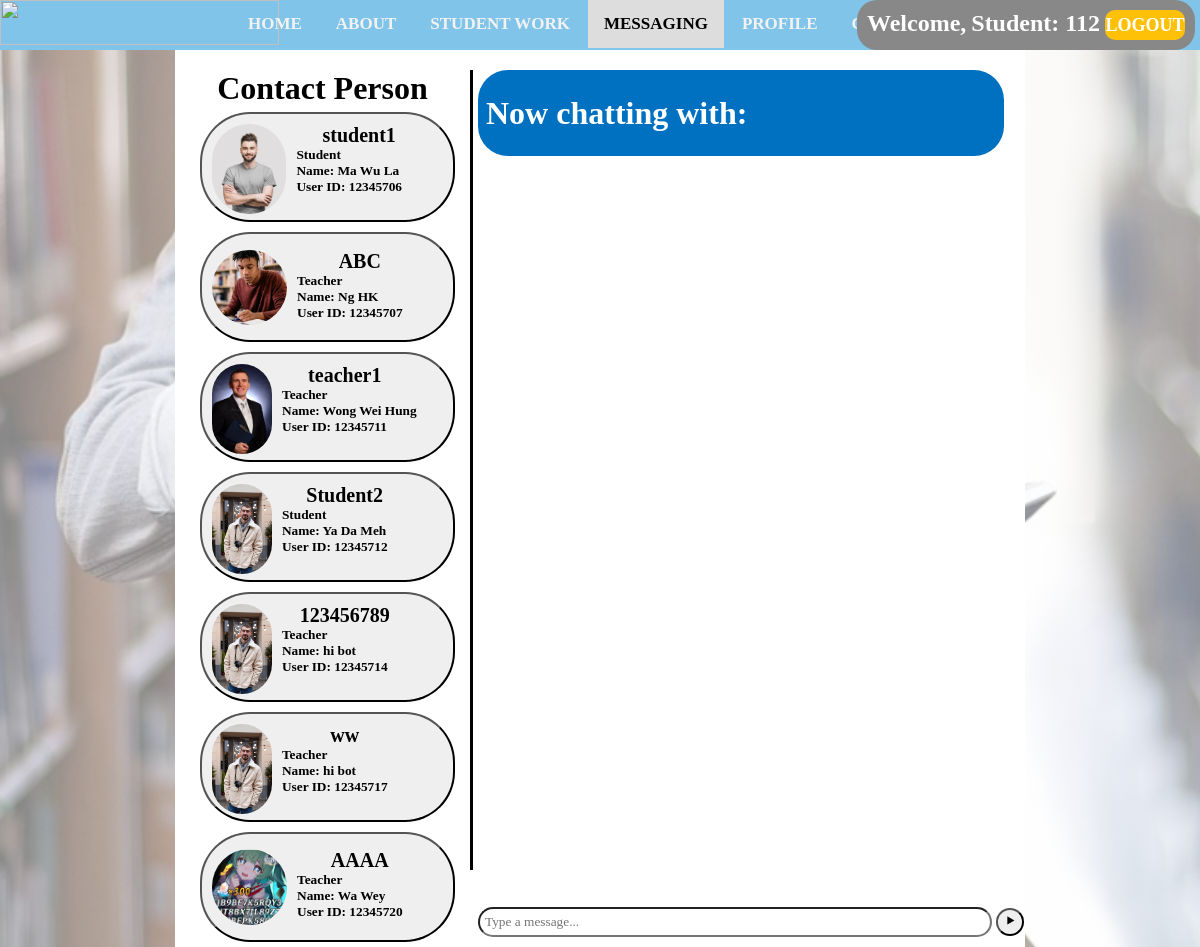
The app's page /login_system/logged_in/message/index.php (signed in) with its own data.
### tables this page shows
CREATE TABLE `users` (
  `id` int(11) NOT NULL,
  `username` varchar(50) NOT NULL,
  `role` enum('Staff','Student','Teacher') NOT NULL,
  `password` varchar(255) NOT NULL
);

CREATE TABLE `student` (
  `user_id` int(11) NOT NULL,
  `student_id` varchar(20) NOT NULL,
  `firstName` varchar(255) DEFAULT NULL,
  `lastName` varchar(50) DEFAULT NULL,
  `dateOfBirth` varchar(10) DEFAULT NULL,
  `gender` varchar(10) DEFAULT NULL,
  `gradelevel` varchar(20) DEFAULT NULL,
  `logo_path` varchar(50) NOT NULL,
  `programme` varchar(50) NOT NULL,
  `intake_year` int(4) NOT NULL,
  `address` varchar(255) DEFAULT NULL,
  `email` varchar(50) NOT NULL,
  `phoneNumber` varchar(20) DEFAULT NULL,
  `guardian_info` varchar(50) DEFAULT NULL,
  `create_dt` datetime DEFAULT CURRENT_TIMESTAMP,
  `modify_dt` datetime DEFAULT CURRENT_TIMESTAMP ON UPDATE CURRENT_TIMESTAMP
);

CREATE TABLE `teacher` (
  `user_id` int(11) NOT NULL,
  `teacher_id` varchar(20) NOT NULL,
  `firstName` varchar(255) DEFAULT NULL,
  `lastName` varchar(50) DEFAULT NULL,
  `dateOfBirth` varchar(10) DEFAULT NULL,
  `logo_path` varchar(50) NOT NULL,
  `gender` varchar(10) DEFAULT NULL,
  `qualification` varchar(255) DEFAULT NULL,
  `exp` varchar(10) DEFAULT NULL,
  `dept` varchar(50) DEFAULT NULL,
  `phone_num` varchar(20) DEFAULT NULL,
  `email_addr` varchar(20) DEFAULT NULL,
  `create_dt` datetime DEFAULT CURRENT_TIMESTAMP,
  `modify_dt` datetime DEFAULT CURRENT_TIMESTAMP ON UPDATE CURRENT_TIMESTAMP
);

### login_system/logged_in/message/index.php (the view, shortened to what this page needs)
<?php
$servername = "127.0.0.1";
$db_username = "root";
$db_password = "";
$dbname = "sms";
try {
    $pdo1 = new PDO("mysql:servername=$servername;dbname=$dbname", $db_username, $db_password);
    $pdo1->setAttribute(PDO::ATTR_ERRMODE, PDO::ERRMODE_EXCEPTION);
	$id = $_SESSION['user_id'];
	$stmt_1 = $pdo1->query("SELECT distinct id,username,role FROM users where id != $id  order by id asc");
	$items = $stmt_1->fetchAll(PDO::FETCH_ASSOC);
} catch (PDOException $e) {
    echo "Connection failed[username]: " . $e->getMessage();
    exit;
}
?>
<!DOCTYPE html>
<html lang="en">
<head>
</head>
<body>
<div class="navbar">
<div class="icon">
    <img src="https://www.hkit.edu.hk/en/images/logo_ebooklet.png" width ="279" height="45" >
</div>
<div class="menu">
    <ul>
		<li><a href="../home_page.php">HOME</a></li>
		<li><a href="../about_us_page.php">ABOUT</a></li>
		<li><a href="../student_work/student_work.php" >STUDENT WORK</a></li>
		<li><a href="../message/index.php"style="background: #ddd; color: black;">MESSAGING</a></li>
		<li><a href="../edit_profile/profile_page.php">PROFILE</a></li>
		<li><a href="../contact_us_page.php">CONTACT US</a></li>
    </ul>
</div>
</div>
<div class="TopRightCorner">
                <div style="line-height:27px; font-size:24px;margin-right:5px;"><b>Welcome,</b></div>
                <b><div id="session_username" style="font-size:24px;margin-right:5px;"> <?php echo $_SESSION['role']; ?>: <?php echo $_SESSION['username']; ?></div></b>
                <a href="logout.php"><button id="LoginPage"><b>LOGOUT</b></button></a>
            </div>
<div class = "CenteredPannel">
    <div class="contact_person_container">
        <h1 style="text-align:center;">Contact Person</h1>
        <?php foreach ($items as $item): ?>
			<button class="contact_person" onclick="selectContactPerson(event)" value="<?php echo $item['id']; ?>">
					<?php
                    $servername = "127.0.0.1";
                    $username = "root";
                    $password = "";
                    $dbname = "sms";
                    $conn = new mysqli($servername, $username, $password, $dbname);
                    $sql = "SELECT * FROM ".$item["role"]." where user_id='" . $item["id"]."'";
                    $result = $conn->query($sql);
                    if ($result->num_rows > 0) {
                        while ($row = $result->fetch_assoc()) {
                            $logopath="../../../images/".$item["role"]."/".$row["logo_path"];
                            $name=$row["lastName"]." ".$row["firstName"];
                        }
                    }
                    echo '<img src="'.$logopath.'" style="max-width:75px;max-height:90px;border-radius:50px;float:left;padding:10px;">
                    <b><div class="contact_person_name" style="margin-top:10px;float:left;font-size:20px;width:50%;float:left;max-height:34.5px;maxlength="14" ">'
                        .$item['username'].'</div><div class="details">'.$item['role'].'';
                        echo '<br>Name: '.$name.'<br>User ID: '.$item["id"].'</div></b>';
            ?>
        </button>
        <?php endforeach; ?>
    </div>
<div class="chat-container">
    <div class="chatting_to"style="background-color: #0070c0;">
        <div class="chat-header">
            <h1>Now chatting with:</h1>
        </div>
    </div>
    <div style="bottom:10px; float:left;position:fixed;">
        <input type="text" id="message" placeholder="Type a message..." required style="width:500px;border-radius:30px;padding:5px;cursor: auto;">
        <button id="send" class="send_button"><b>	&#11208;</b></button>
    </div>
        </div>
</div>
</body>
</html>

### login_system/logged_in/message/index.php (style rules this page uses)
* { margin: 0; padding: 0; font-family:Calibri; }
body { background-image: linear-gradient(to top, rgba(255, 255, 255, 0.5)50%,rgba(255, 255, 255, 0.5)50%), url(../../../images/background\ image.png); background-repeat: repeat; background-attachment: fixed; background-size: cover; }
.navbar { height :50px; position: fixed; top: 0; width: 100%; background-color: #80c4e9; }
.navbar a { max-height: 20px; float: left; display: block; color: #f2f2f2; text-align: center; padding: 14px 16px; text-decoration: none; font-size: 17px; }
ul { float: left; display: flex; position:absolute; justify-content: center; align-items: center; }
ul li { list-style: none; margin-left: 2px; margin-top: 0px; font-size: 14px; }
ul li a { text-decoration: none; color: #fff; font-weight: bold; transition: 0.4s ease-in-out; }
.icon { width: 200px; float: left; height: 70px; }
.menu { padding-left: 30px; height:50px; float: left; text-align: center; }
.CenteredPannel { padding-top:70px; width: 850px; height: 800px; background-color: #fff; margin: auto; }
#LoginPage { width: 80px; max-width:80px; height: 30px; background: #ffc107; border: none; margin-top: 30px; font-size: 18px; border-radius: 10px; cursor: pointer; transition: 0.4s ease; color: #fff; margin:0px; text-align:center; }
#session_username { font-size:28px;margin-right:5px; }
.TopRightCorner { z-index: 10; border-radius:20px; background:#888; max-height:30px; position: fixed; top: 0px; right:5px; float: right; display: flex; flex-direction: row; padding:10px; font-size: 14px; color: #fff; text-align: center; font-family:Calibri; }
.contact_person_container { width:30%; float:left; margin-left:20px; margin-right:20px; }
.contact_person { width:100%; height:110px; border-radius:50px; margin:5px; cursor:pointer; transition: 0.4s ease-in-out; }
.chat-container { width:60%; float:left; border-left: 3px solid black; height:100%; padding-left:5px; }
.chatting_to { width:100%; padding:8px; background: #74b72e; color: #fff; height:70px; border-radius:30px; }
.details { float:left; text-align:left; }
.send_button { cursor:pointer;padding:3px;border-radius:100%;height:28px;width:28px; transition: 0.4s ease-in-out; }
.chat-header { line-height: 70px; }
.chat-header h1 { display: inline-block; margin: 0; }

### records on screen
users: role.logo_path (picture), username "student1", role "Student", student.lastName+firstName "Ma Wu La", id "12345706"
users: role.logo_path (picture), username "ABC", role "Teacher", teacher.lastName+firstName "Ng HK", id "12345707"
users: role.logo_path (picture), username "teacher1", role "Teacher", teacher.lastName+firstName "Wong Wei Hung", id "12345711"
users: role.logo_path (picture), username "Student2", role "Student", student.lastName+firstName "Ya Da Meh", id "12345712"
users: role.logo_path (picture), username "123456789", role "Teacher", teacher.lastName+firstName "hi bot", id "12345714"
users: users.role (picture), username "ww", role "Teacher", id "12345717"
teacher: name "hi bot"
users: role.logo_path (picture), username "AAAA", role "Teacher", teacher.lastName+firstName "Wa Wey", id "12345720"

### other values on screen
$_SESSION['role'] "Student"
$_SESSION['username'] "112"
